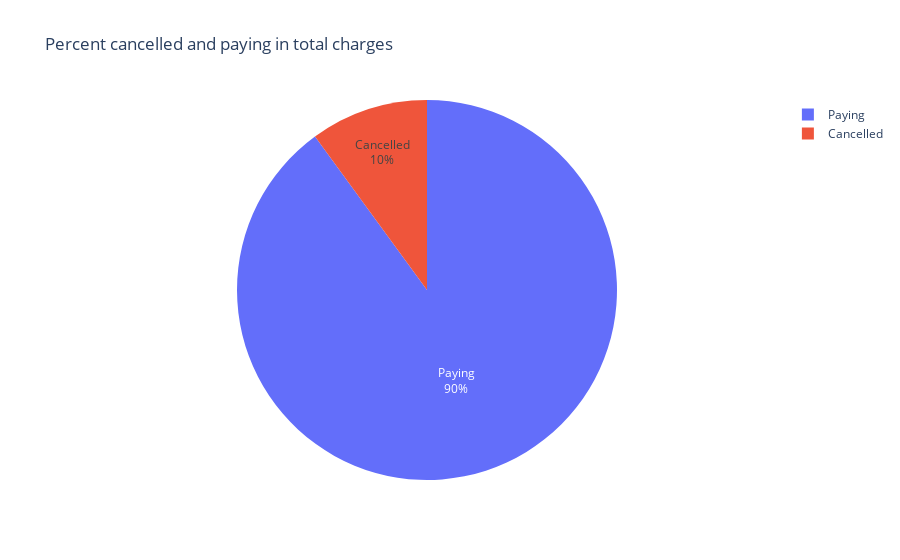

The cell this chart's notebook holds for it:
### Code cell
import plotly.graph_objects as go

labels = ['Cancelled','Paying']
values = df.groupby('Account Status')['Total Charges'].sum().values
fig = go.Figure(data=[go.Pie(labels=labels, values=values, textinfo='label+percent'
                            )])
fig.update_layout(title_text='Percent cancelled and paying in total charges')
fig.show()

### Figure 1 — Plotly figure (JSON) as saved in the notebook; plotly's stock layout.template omitted (floating-point values rounded to 4 significant figures)
{"data": [{"labels": ["Cancelled", "Paying"], "textinfo": "label+percent", "type": "pie", "values": [57060.0, 511600.0]}], "layout": {"title": {"text": "Percent cancelled and paying in total charges"}}}
